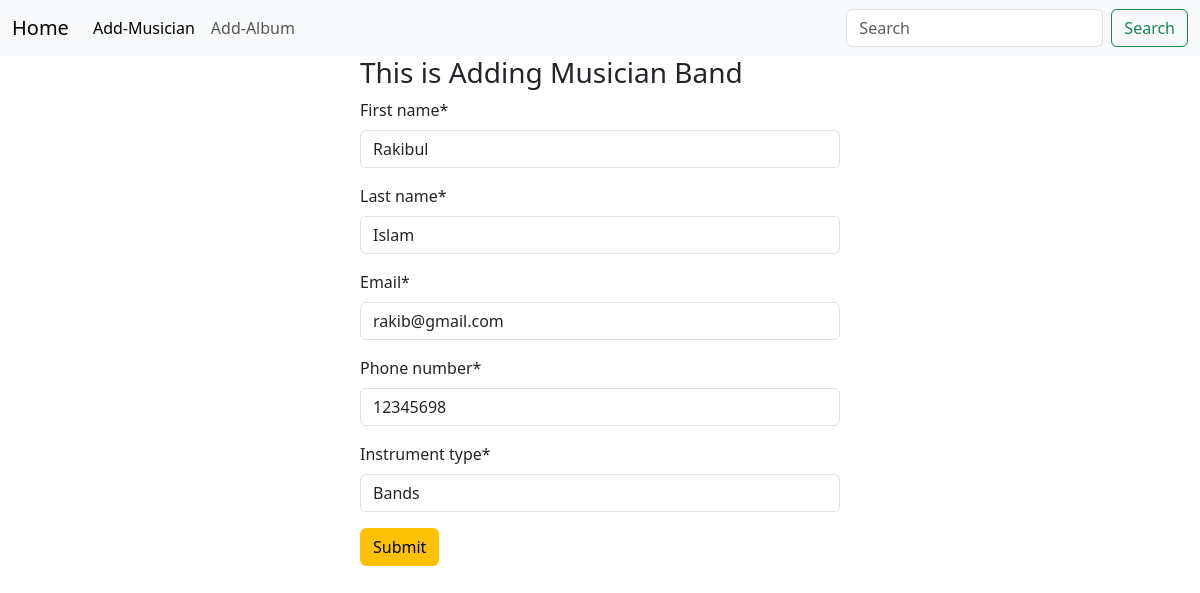
/musician/edit/8, run on the app's committed database.
### musician/models.py (models this page shows, shortened)
class MusicianForm(models.Model):
    First_name=models.CharField(max_length=50)
    Last_name=models.CharField(max_length=50)
    Email=models.EmailField()
    Phone_number=models.IntegerField()
    Instrument_type=models.CharField(max_length=50)

### musician/views.py (the view)
# urls.py: path('edit/<int:id>',views.edited,name='edits'),
def edited(request,id):
    edit=models.MusicianForm.objects.get(pk=id)
    edits_form=forms.MusicianModelForm(instance=edit)
    if request.method=='POST':
        edits_form=forms.MusicianModelForm(request.POST,instance=edit)
        if edits_form.is_valid():
            edits_form.save()
            return redirect('homepages')
    return render(request,'musician.html',{'form':edits_form})

### musician/forms.py
class MusicianModelForm(forms.ModelForm):
    class Meta:
        model=models.MusicianForm
        fields='__all__'

### musician/templates/musician.html (shortened to what this page needs)
{% extends "base.html" %}
{% load crispy_forms_tags %}
{% block content %}
<form  style="width: 40%;margin: auto;" method="post">
     <h3>This is Adding Musician Band</h3>
    {{form | crispy }}
    <button class="btn btn-warning">Submit</button>
</form>
{% endblock %}

### data on the page
MusicianForm: First_name "Rakibul", Last_name "Islam", Email "rakib@gmail.com", Phone_number "12345698", Instrument_type "Bands"
